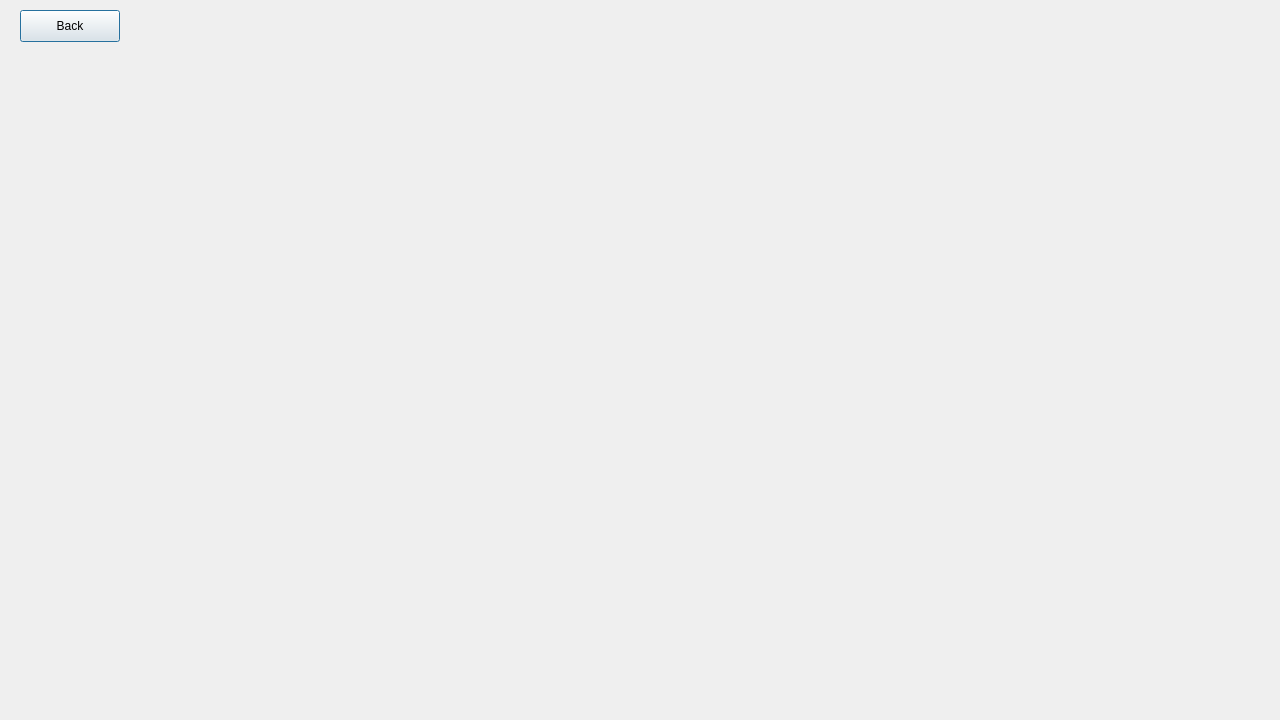
<?xml version="1.0" encoding="UTF-8"?>
<ui version="4.0">
 <class>historypage</class>
 <widget class="QDialog" name="historypage">
  <property name="geometry">
   <rect>
    <x>0</x>
    <y>0</y>
    <width>1280</width>
    <height>720</height>
   </rect>
  </property>
  <property name="windowTitle">
   <string>Dialog</string>
  </property>
  <widget class="QPushButton" name="toMenu">
   <property name="geometry">
    <rect>
     <x>20</x>
     <y>10</y>
     <width>100</width>
     <height>32</height>
    </rect>
   </property>
   <property name="text">
    <string>Back</string>
   </property>
  </widget>
 </widget>
 <resources/>
 <connections/>
</ui>
